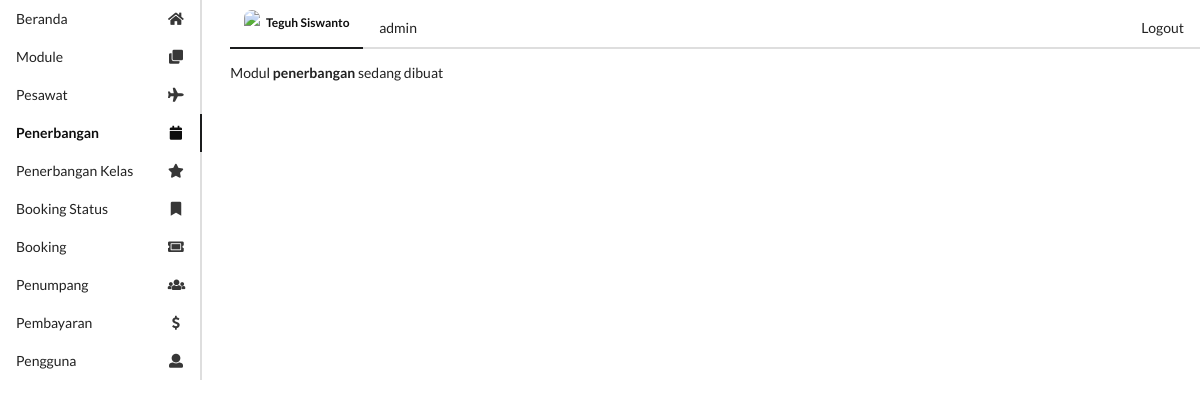
Page /u/media.php?m=penerbangan (signed in) on the committed database.
### tables this page shows
create table module(
    module_id int primary key auto_increment,
    module_name varchar(50) not null,
    link varchar(50),
    icon varchar(50),
    active enum('Y','N') not null default 'Y'
);

### config/functions.php (called while the page is built, shortened)
<?php
function dbConnect()
{
    $db = new mysqli("localhost", "root", "siswanto123321", "atol_flight");
    return $db;
}
function getListModule()
{
    $db = dbConnect();
    if ($db->connect_errno == 0) {
        $res = $db->query("SELECT * FROM module WHERE active='Y' ");
        if ($res) {
            $data = $res->fetch_all(MYSQLI_ASSOC);
            return $data;
        } else {
            return false;
        }
    } else {
        return false;
    }
}

### u/menu.php (the view)
<?php
if (empty($_SESSION['username']) && empty($_SESSION['password'])) {
    header("location:index.php?error=8");
} else {
    include "../config/functions.php";
    $dataModule = getListModule();
    foreach ($dataModule as $data) {
        $module_name = str_replace(' ', '', strtolower($data['module_name']));
        ($_GET['m'] == $module_name) ? $active = "active" : $active = "";
        echo "<a href='$data[link]' class='item $active' style='text-transform:capitalize;'>
           <i class='$data[icon] icon'></i> $data[module_name]
        </a>";
    }
}

### rows in the picture
module: module_name "Beranda"
module: module_name "Module"
module: module_name "Pesawat"
module: module_name "Penerbangan"
module: module_name "Penerbangan Kelas"
module: module_name "Booking Status"
module: module_name "Booking"
module: module_name "Penumpang"
module: module_name "Pembayaran"
module: module_name "Pengguna"

### other values in the picture
$_SESSION[full_name] "Teguh Siswanto"
$_SESSION[position] "admin"
$_GET[m] "penerbangan"
